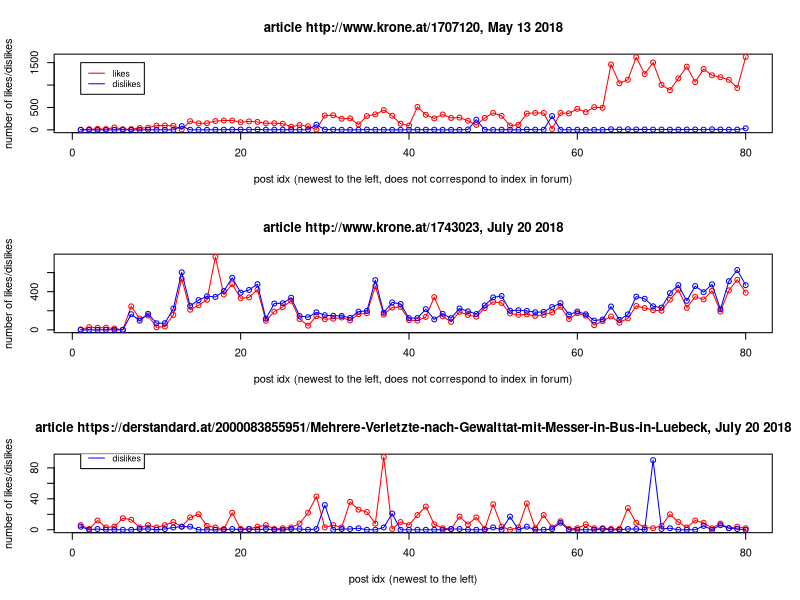
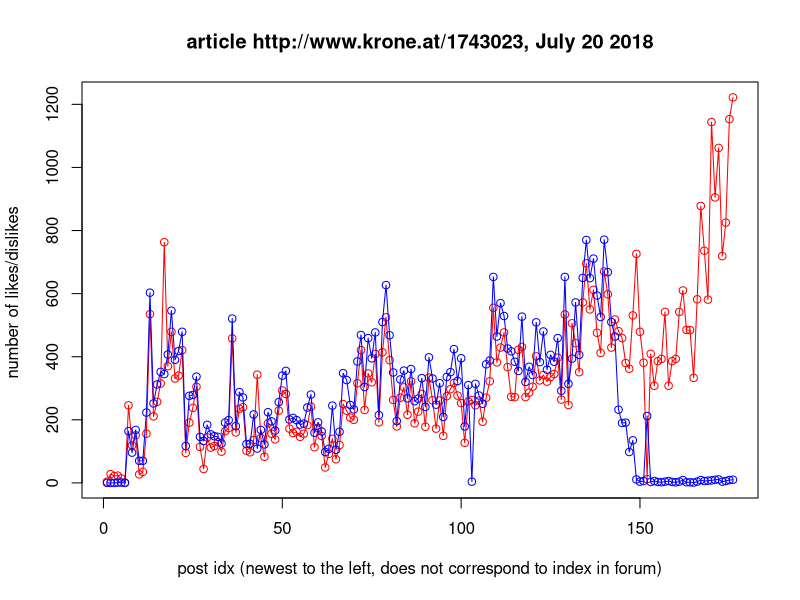

These figures' R source, in order:
##################################################
## analyzing psuspected pecularities in forum   ##
## online platform krone.at (suspected by users)##
## Andreas Windisch, andreas.windisch@yahoo.com ##
##################################################


setwd("/home/andreas/GitHub/krone_forum/")



#read in the data:
#juldata....likes/dislikes for article (krone.at) from Jul-20-2018, users suspect manipulation
#maydata....likes/dislikes for article (krone.at) from May-13-2018, users have no suspicion
#stddata....likes/dislikes for article (derstandard.at) from Jul-20-2018, used for comparison

juldata <- read.csv("krone_likes_dislikes_Jul_20_2018.csv", skip=2 )
maydata <- read.csv("krone_likes_dislikes_May_13_2018.csv", skip=2 )
stddata <- read.csv("standard_likes_dislikes_Jul_20_2018.csv", skip=2 )

#create plots for likes and dislikes

par(mfrow=c(3,1))
#plot 1
plot(maydata$pos[1:80], col="red", type="l", main="article http://www.krone.at/1707120, May 13 2018",
                  xlab="post idx (newest to the left, does not correspond to index in forum)",ylab="number of likes/dislikes")
points(maydata$pos[1:80], col="red")
lines(maydata$neg[1:80], col="blue")
points(maydata$neg[1:80], col="blue")
legend(1,1500,legend=c("likes","dislikes"),col=c("red","blue"),lty=1:1,cex=0.8)

#plot 2
plot(juldata$pos[1:80], col="red", type="l", main="article http://www.krone.at/1743023, July 20 2018",
     xlab="post idx (newest to the left, does not correspond to index in forum)",ylab="number of likes/dislikes")
points(juldata$pos[1:80], col="red")
lines(juldata$neg[1:80], col="blue")
points(juldata$neg[1:80], col="blue")
legend(1,1200,legend=c("likes","dislikes"),col=c("red","blue"),lty=1:1,cex=0.8)

#plot 3
plot(stddata$pos[1:80], col="red", type="l", main="article https://derstandard.at/2000083855951/Mehrere-Verletzte-nach-Gewalttat-mit-Messer-in-Bus-in-Luebeck, July 20 2018",
     xlab="post idx (newest to the left)",ylab="number of likes/dislikes")
points(stddata$pos[1:80], col="red")
lines(stddata$neg[1:80], col="blue")
points(stddata$neg[1:80], col="blue")
legend(1,120,legend=c("likes","dislikes"),col=c("red","blue"),lty=1:1,cex=0.8)


par(mfrow=c(1,1))

#plot 4
plot(juldata$pos, col="red", type="l", main="article http://www.krone.at/1743023, July 20 2018",
     xlab="post idx (newest to the left, does not correspond to index in forum)",ylab="number of likes/dislikes ")
points(juldata$pos, col="red")
lines(juldata$neg, col="blue")
points(juldata$neg, col="blue")
legend(1,1500,legend=c("likes","dislikes"),col=c("red","blue"),lty=1:1,cex=0.8)


#compute correlations
stdcor <- cor(stddata$pos,stddata$neg,method="pearson")
# 0.00345416

maycor <- cor(maydata$pos,maydata$neg,method="pearson")
# -0.1010401

julcor <- cor(juldata$pos[20:140],juldata$neg[20:140],method="pearson")
# 0.9420094